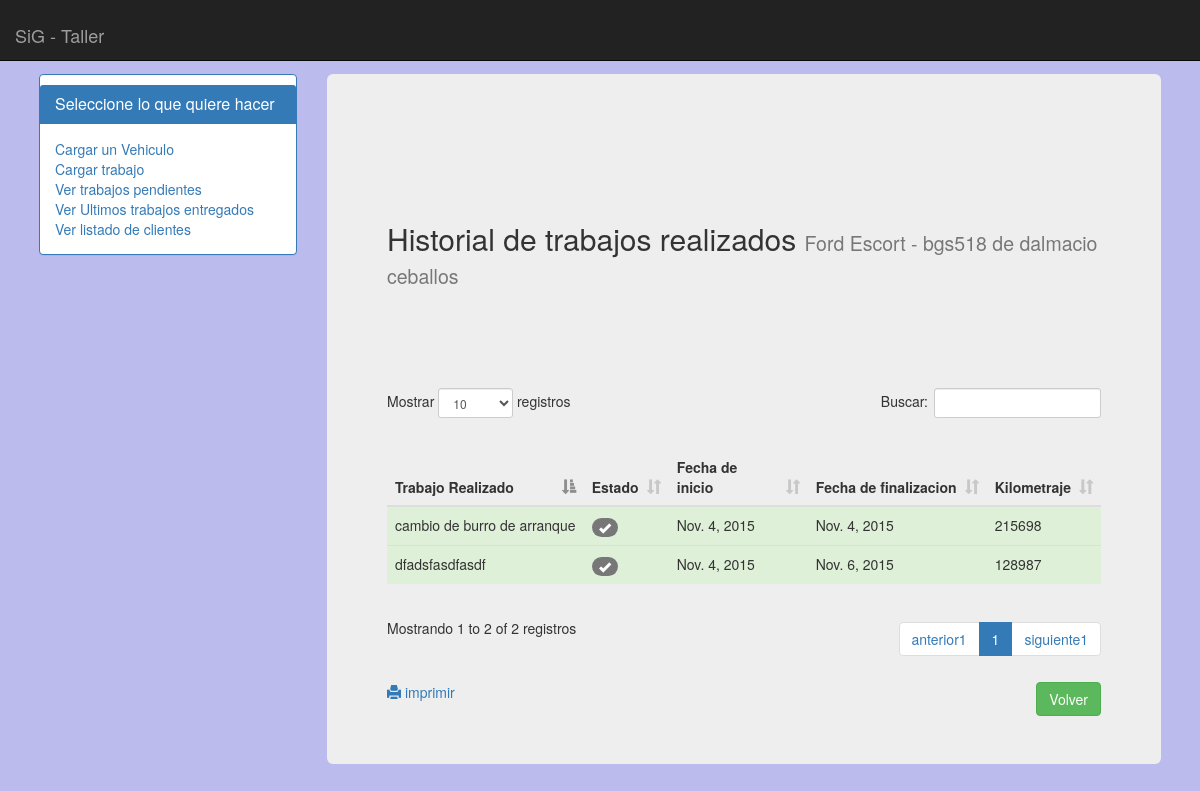
Page /gestion/ver_trabajos_vehiculo/2/ on the committed database.
### apps/gestion/models.py (models this page shows, shortened)
class Vehiculo(models.Model):
	tipo_vehiculo	= models.CharField(max_length=20)
	modelo_marca	= models.CharField(max_length=100)
	patente 		= models.CharField(max_length=12,unique=True)
	observaciones	= models.CharField(max_length=100,null=True)

class Cliente(models.Model):
	nombre					= models.CharField(max_length=100)
	fecha_nacimiento		= models.DateField(default=datetime.date.today,blank=True,null=True)
	telefono_numero 		= models.CharField(max_length=10, null=True)
	direccion				= models.CharField(max_length=100, null=True)
	otro_contacto			= models.CharField(max_length=150, null=True)

class Trabajo(models.Model):
	vehiculo 			= models.ForeignKey(Vehiculo,related_name='trabajos_realizados')
	fecha_ingreso 		= models.DateField(null=True)
	fecha_entrega		= models.DateField(null=True)
	km_ingreso			= models.IntegerField(null=True)
	descripcion			= models.CharField(max_length=250,null=True)
	estado 				= models.IntegerField()
	precio 				= models.DecimalField(max_digits=10,decimal_places=2,null=True)

### apps/gestion/views.py (the view)
# urls.py: url(r'^ver_trabajos_vehiculo/(?P<id>[0-9]+)/$',ver_trabajos_vehiculo,name='ver_trabajos_vehiculo'),
def ver_trabajos_vehiculo(request,id):
	vehiculo = Vehiculo.objects.get(id=id)
	trabajos = vehiculo.trabajos_realizados.all()
	cliente  =  vehiculo.pertenece_a.all().filter(fecha_hasta__isnull=True)[0].cliente
	values = {
		'vehiculo' : vehiculo,
		'trabajos' : trabajos,
		'cliente'  : cliente,
	}
	return render_to_response('gestion/ver_trabajos_vehiculo.html',values,context_instance=RequestContext(request))

### templates/gestion/ver_trabajos_vehiculo.html
{% extends 'index.html' %}
{% block cuerpo %}
<div class="container-fluid">
	<div class="row">
		<div class="col-md-12">
			<div class="page-header">
				<h2>
					Historial de trabajos realizados <small>{{ vehiculo.modelo_marca }} - {{ vehiculo.patente }} de {{ cliente.nombre }}</small>
				</h2>
			</div>
		</div>
	</div>
	<div class="row">
		<div class="col-md-12">
			<table class="table" id="tbl_job-history">
				<thead>
					<tr>
						<th>
							Trabajo Realizado
						</th>
						<th>
							Estado
						</th>
						<th>
							Fecha de inicio
						</th>
						<th>
							Fecha de finalizacion
						</th>
						<th>
							Kilometraje
						</th>
					</tr>
				</thead>
				<tbody>
					{% for trabajo in trabajos %}
					<tr class="{% if trabajo.estado == 2 %} success {% else %} danger {% endif %}">
						<td>
							{{  trabajo.descripcion }}
						</td>
						<td>
							{% if trabajo.estado == 2 %} <span class="badge btn-success"><i class="glyphicon glyphicon-ok"></i></span> {% else %} <span class="badge btn-danger"><i class="glyphicon glyphicon-remove"></i></span> {% endif %}
						</td>
						<td>
							{{ trabajo.fecha_ingreso }}
						</td>
						<td>
							{{ trabajo.fecha_entrega }}
						</td>
						<td>
							{{ trabajo.km_ingreso }}
						</td>
					</tr>
					{% endfor %}
				</tbody>
			</table>
		</div>
	</div>
	<div class="row">
		<div class="col-md-12">
			<a href="{% url 'imprimir_historia' vehiculo.id %}"> <i class="glyphicon glyphicon-print"></i> imprimir </a>
			<a href="{% url 'ver_vehiculos_cliente' cliente.id %}" class="btn btn-success pull-right">Volver</a>
		</div>
	</div>
</div>
{% endblock cuerpo %}

### static/css/styles.css (style rules this page uses)
body { background-color:#bbe; margin:2% 2% 0% 2%; }
div { padding-top: 10px; }
.col-md-12 { padding-left: 0; padding-right: 0; }

### rows in the picture
Vehiculo: modelo_marca "Ford Escort", patente "bgs518"
Cliente: nombre "dalmacio ceballos"
Trabajo: descripcion "cambio de burro de arranque", estado 2 (drawn), fecha_ingreso "Nov. 4, 2015", fecha_entrega "Nov. 4, 2015", km_ingreso "215698"
Trabajo: descripcion "dfadsfasdfasdf", estado 2 (drawn), fecha_ingreso "Nov. 4, 2015", fecha_entrega "Nov. 6, 2015", km_ingreso "128987"
